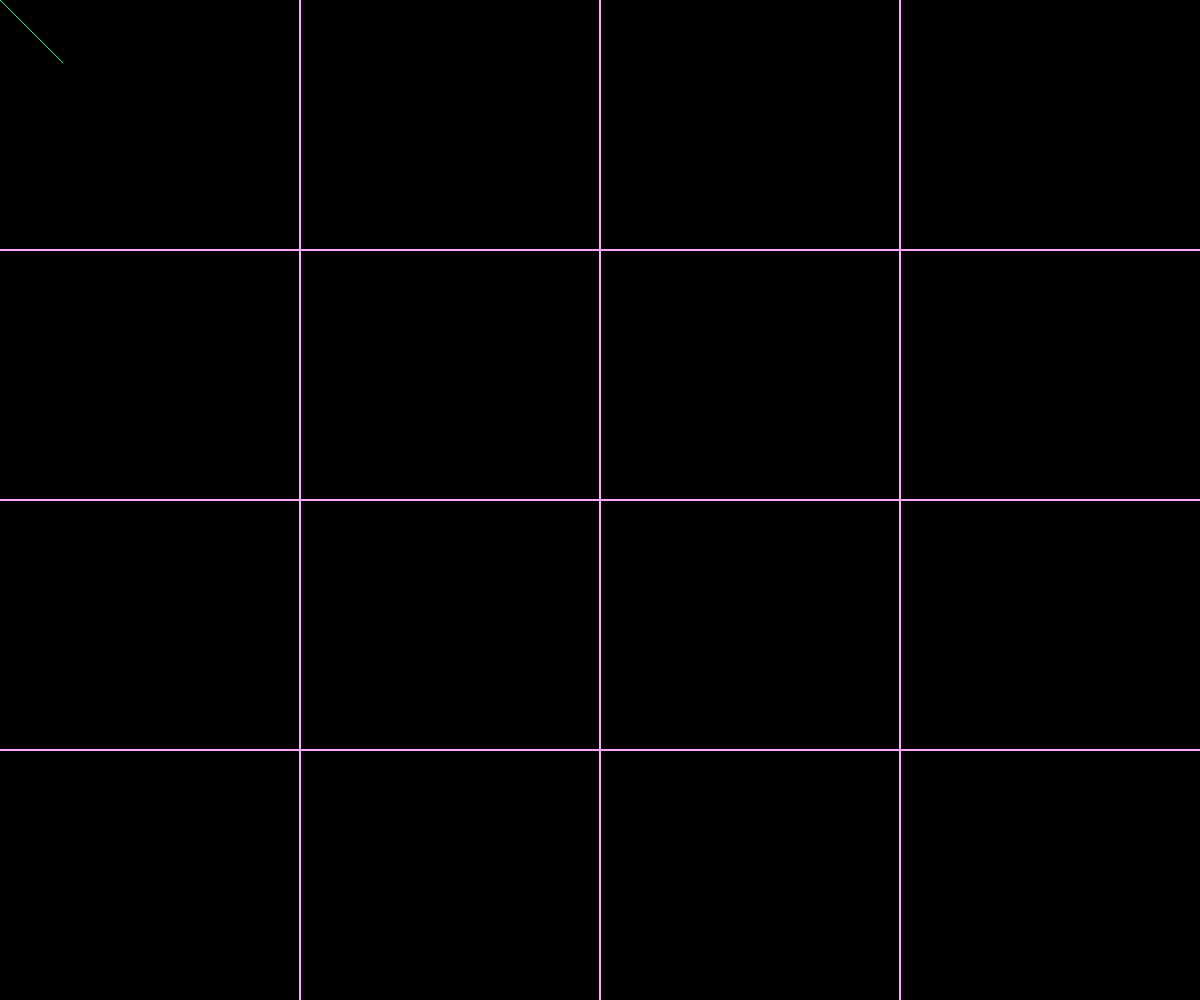
Frame 1 (no input)
Frame 60 (no input): identical to frame 1, image omitted
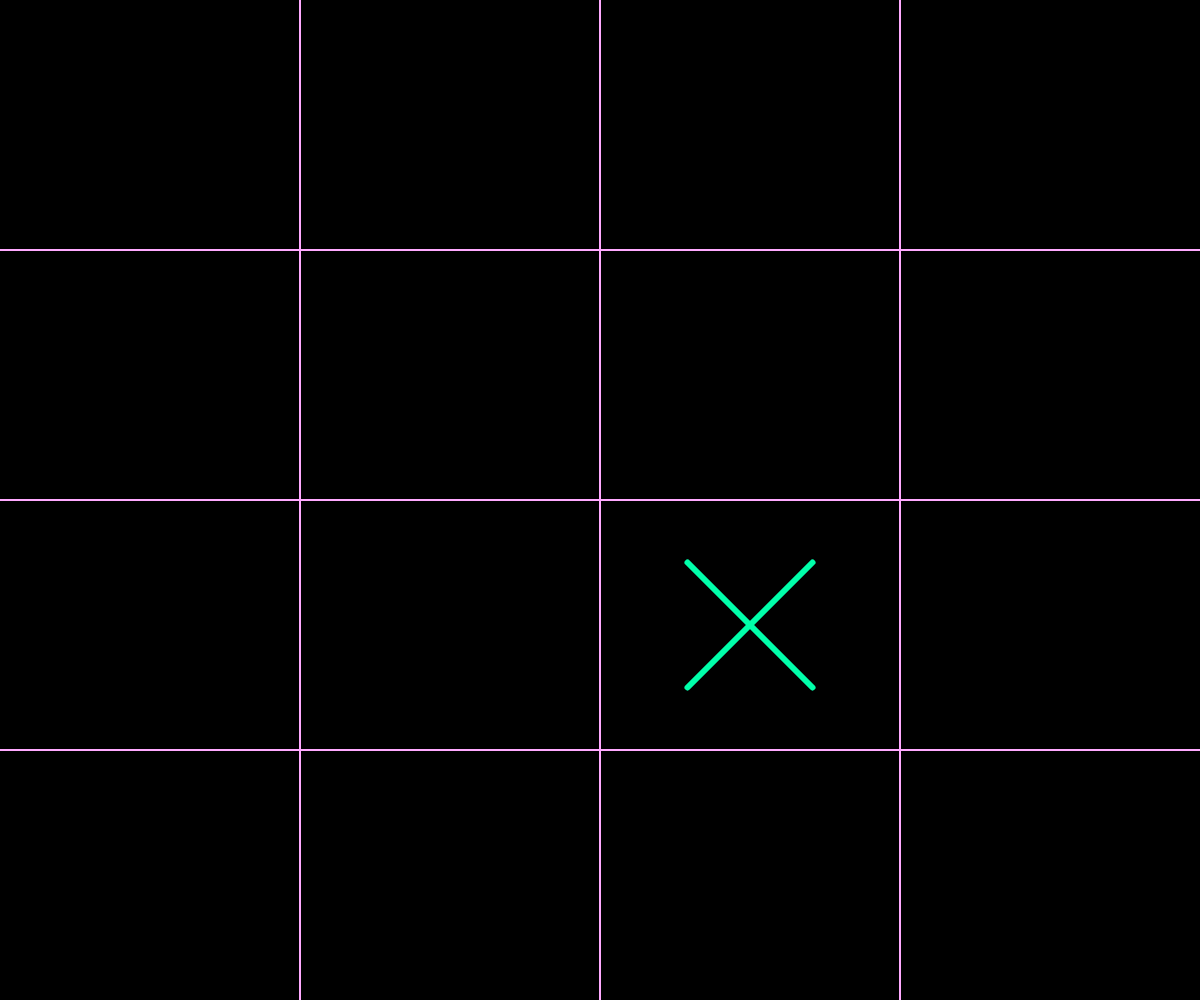
Frame 120 (the mouse pressed at the canvas centre since frame 60)

The p5.js sketch that drew these frames (run headless with seeded random() and noise() and a simulated clock; from frame 60 on, the mouse is pressed at the canvas centre):

// p5.js sketch
// ── sketch.js
var cnv;

var board = [
	" ", " ", " ", " ",
	" ", " ", " ", " ",
	" ", " ", " ", " ",
	" ", " ", " ", " "
];
// board = [
// 	"x", " ", " ",
// 	" ", "o", " ",
// 	" ", " ", "x"
// ];

var currMarker = "x";

var winner = {"positions": [], "marker": " "};

// Processing functions
function setup() {
	cnv = createCanvas(windowWidth, windowHeight);
	background("#000");
}

function draw() {
	// Background
	background("#000");

	// Grid
	strokeWeight(2);
	stroke("#faf");
	line(0, height/4, width, height/4);
	line(0, height*2/4, width, height*2/4);
	line(0, height*3/4, width, height*3/4);
	line(width/4, 0, width/4, height);
	line(width*2/4, 0, width*2/4, height);
	line(width*3/4, 0, width*3/4, height);

	// ellipse(50, 50, 80, 80);

	// Existing bits
	noFill();
	strokeWeight(6);
	for (var i=0; i<board.length; i++) {
		drawBoardCell(i, board[i]);
	}

	// Mouse hover
	if (!isGameOver()) {
		strokeWeight(1);
		drawMarkerHover();
	}
}

function mousePressed() {
	if (!isGameOver()) {
		placeMarker(mouseX, mouseY);
		winner = determineWinner();
	}
}

function windowResized() {
  resizeCanvas(windowWidth, windowHeight);
}


// Custom functions
function drawBoardCell(i, marker) {
	var markerSize = Math.min(width, height);
	var posX = ((i%4) * width/4) + (width/8); // Cell, then center of cell
	var posY = (Math.floor(i/4) * height/4) + (height/8);

	if (marker == "x") {
		// Winning markers
		if (marker == winner["marker"] && winner["positions"].indexOf(i) >= 0) {
			strokeWeight(24);
			stroke("#0a9");

			line(posX - markerSize/16, posY - markerSize/16, posX + markerSize/16, posY + markerSize/16);
			line(posX + markerSize/16, posY - markerSize/16, posX - markerSize/16, posY + markerSize/16);
		}


		strokeWeight(6);
		stroke("#0fa");

		// Diagonal lines
		line(posX - markerSize/16, posY - markerSize/16, posX + markerSize/16, posY + markerSize/16);
		line(posX + markerSize/16, posY - markerSize/16, posX - markerSize/16, posY + markerSize/16);
	}
	else if (marker == "o") {
		// Winning markers
		if (marker == winner["marker"] && winner["positions"].indexOf(i) >= 0) {
			strokeWeight(24);
			stroke("#09a");

			ellipse(posX, posY, markerSize/8, markerSize/8);
		}

		strokeWeight(6);
		stroke("#0af");
		ellipse(posX, posY, markerSize/8, markerSize/8);
	}
	else if (marker == "h") {
		// Winning markers
		if (marker == winner["marker"] && winner["positions"].indexOf(i) >= 0) {
			strokeWeight(24);
			stroke("#a90");

			line(posX, posY - markerSize/16, posX - markerSize/16, posY + markerSize/16); // /
			line(posX, posY - markerSize/16, posX + markerSize/16, posY + markerSize/16); // \
			line(posX - markerSize/16, posY + markerSize/16, posX + markerSize/16, posY + markerSize/16); // _
		}

		strokeWeight(6);
		stroke("#fa0");

		// H
		// line(posX - markerSize/16, posY - markerSize/16, posX - markerSize/16, posY + markerSize/16); // |
		// line(posX - markerSize/16, posY, posX + markerSize/16, posY); // -
		// line(posX + markerSize/16, posY - markerSize/16, posX + markerSize/16, posY + markerSize/16); // |

		// Triangle
		line(posX, posY - markerSize/16, posX - markerSize/16, posY + markerSize/16); // /
		line(posX, posY - markerSize/16, posX + markerSize/16, posY + markerSize/16); // \
		line(posX - markerSize/16, posY + markerSize/16, posX + markerSize/16, posY + markerSize/16); // _
	}
}

function placeMarker(x, y) {
	// var i = ((x/width) % 3) + ((y/height) % 3);
	var i = getBoardPositionFromCoordinates(x, y);

	if (!isBoardPositionOccupied(i)) {
		board[i] = currMarker; // Place

		// Switch marker
		if (currMarker == "x") {currMarker = "o";}
		else if (currMarker == "o") {currMarker = "h";}
		else if (currMarker == "h") {currMarker = "x";}
	}
}

function drawMarkerHover() {
	if (isBoardPositionOccupied(getBoardPositionFromCoordinates(mouseX, mouseY))) {
		return;
	}

	var markerSize = Math.min(width, height);

	if (currMarker == "x") {
		stroke("#0fa");

		// Diagonal lines
		line(mouseX - markerSize/16, mouseY - markerSize/16, mouseX + markerSize/16, mouseY + markerSize/16);
		line(mouseX + markerSize/16, mouseY - markerSize/16, mouseX - markerSize/16, mouseY + markerSize/16);
	}
	else if (currMarker == "o") {
		stroke("#0af");
		ellipse(mouseX, mouseY, markerSize/8, markerSize/8);
	}
	else if (currMarker == "h") {
		stroke("#fa0");
		
		// Triangle
		line(mouseX, mouseY - markerSize/16, mouseX - markerSize/16, mouseY + markerSize/16); // /
		line(mouseX, mouseY - markerSize/16, mouseX + markerSize/16, mouseY + markerSize/16); // \
		line(mouseX - markerSize/16, mouseY + markerSize/16, mouseX + markerSize/16, mouseY + markerSize/16); // _
	}
}

function getBoardPositionFromCoordinates(x, y) {
	var i = (Math.floor((x/width) * 4)) + (Math.floor((y/height) * 4) * 4);
	return i;
}

function isBoardPositionOccupied(i) {
	return board[i] != " ";
}

// Determine winner of the game
function determineWinner() {
	// var isGameOver = false;
	var winningPositions = [];
	var winningMarker = " ";

	// Set up position indices and steps
	var horizontalPositions = [0,1,4,5,8,9,12,13];
	var horizontalStep = 1;

	var verticalPositions = [0,1,2,3,4,5,6,7];
	var verticalStep = 4;

	var diagonalTopLeftPositions = [0,5, 1, 4];
	var diagonalTopLeftStep = 5;

	var diagonalTopRightPositions = [2, 3,6, 7];
	var diagonalTopRightStep = 3;

	// Composite horizontal, vertical, diagonal
	var dataToCheck = [
		{"positions": horizontalPositions, "step": horizontalStep},
		{"positions": verticalPositions, "step": verticalStep},
		{"positions": diagonalTopLeftPositions, "step": diagonalTopLeftStep},
		{"positions": diagonalTopRightPositions, "step": diagonalTopRightStep},
	];

	// Check all possible winning combos
	for (var positionStepPairIndex=0; positionStepPairIndex < dataToCheck.length; positionStepPairIndex++) {
		var positions = dataToCheck[positionStepPairIndex]["positions"];
		var step = dataToCheck[positionStepPairIndex]["step"];

		// Each starting position for h, v, d
		for (var startingPositionIndex=0; startingPositionIndex < positions.length; startingPositionIndex++) {
			var startingPosition = positions[startingPositionIndex];
			if (board[startingPosition] == board[startingPosition + step] &&
				board[startingPosition] == board[startingPosition + (step*2)] &&
				board[startingPosition] != " ") {
				winningPositions = [startingPosition,
									startingPosition + step,
									startingPosition + (step*2)];
				winningMarker = board[startingPosition];
				console.log("We have a winner!");
			}
		}
	}

	console.log("winningPositions:");
	console.log(winningPositions);
	console.log("winningMarker = " + winningMarker);

	return {"positions": winningPositions, "marker": winningMarker};
}

// Checks if game is over
function isGameOver() {
	// console.log(winner);
	return winner["marker"] != " ";
}
